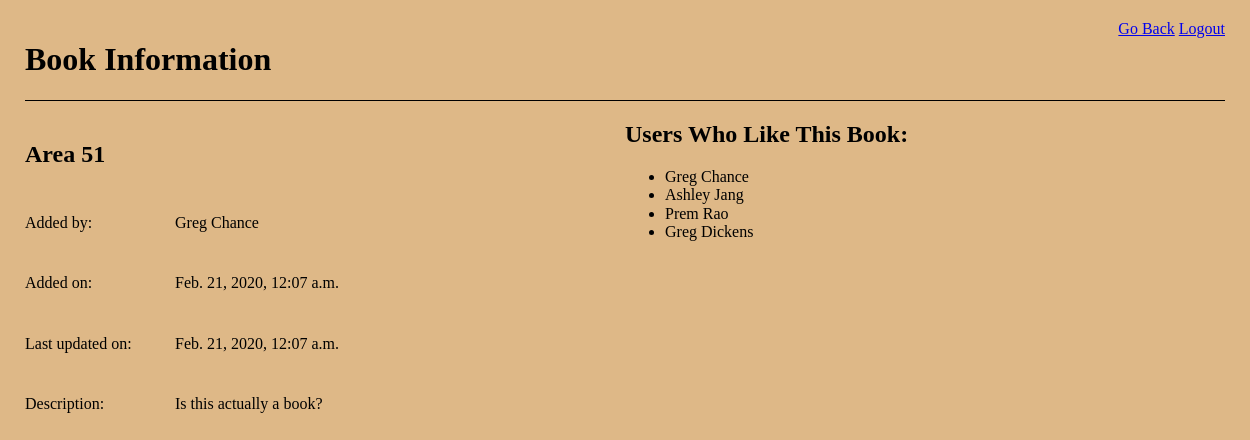
The app's page /book_info/5 with its own data.
### app_one/models.py (models this page shows)
class Book(models.Model):
    title = models.CharField(max_length=255)
    description = models.CharField(max_length=255)
    created_at = models.DateTimeField(auto_now_add=True)
    updated_at = models.DateTimeField(auto_now=True)
    added_user = models.ForeignKey(User, related_name="books_added", on_delete = models.CASCADE)
    favorite_users = models.ManyToManyField(User, related_name="favorite_books")
    objects = BookManager()

class User(models.Model):
    first_name = models.CharField(max_length=255)
    last_name = models.CharField(max_length=255)
    email = models.CharField(max_length=255)
    password = models.CharField(max_length=255)
    created_at = models.DateTimeField(auto_now_add=True)
    updated_at = models.DateTimeField(auto_now=True)
    objects = UserManager()

### app_one/views.py (the view)
# urls.py: path('book_info/<int:id>', views.book_info),
def book_info(request, id):
    context = {
        'book': Book.objects.get(id=id),
        'liked_users': User.objects.filter(favorite_books = Book.objects.get(id=id))
    }
    return render(request, 'books_info.html', context)

### app_one/templates/books_info.html (shortened to what this page needs)
<!DOCTYPE html>
<html lang="en">
<head>
    {% load static %}
    <link rel="stylesheet" href="{% static 'css/normalize.css' %}">
    <link rel="stylesheet" href="{% static 'css/style.css' %}">
</head>
<body>
    <div class="container">
        <div class="nav">
            <h1>Book Information</h1>
            <div>
                <a href="/books_dash">Go Back</a>
                <a href="/rd/logout">Logout</a>
            </div>
        </div>
        <div class="inner1">
            <div class="col left">
                <form class="books_info_form" action="/rd/edit_book/{{book.id}}" method="POST">
                {% if request.session.userid == book.added_user.id %}
                    <input class="leftinput" type="text" name="title" value="{{book.title}}">
                    {% else %}
                    <h2 class="leftinput">{{book.title}}</h2>
                    {% endif %}
                    <p>Added by:</p>
                    <p>{{book.added_user.first_name}} {{book.added_user.last_name}}</p>
                    <p>Added on:</p>
                    <p>{{book.created_at}}</p>
                    <p>Last updated on:</p>
                    <p>{{book.updated_at}}</p>
                    <p>Description:</p>
                    {% if request.session.userid == book.added_user.id %}
                    <textarea class="leftinput2" name="description" id="" cols="30" rows="10">{{book.description}}</textarea>
                    <input type="submit" value="Update">
                    <button type="submit" formaction="/rd/delete_book/{{book.id}}" value="Delete">Delete</button>
                    {% else %}
                    <p class="leftinput2">{{book.description}}</p>
                    {% endif %}
                </form>
            </div>
            <div class="col right">
                <h2>Users Who Like This Book:</h2>
                <ul>
                {% for user in liked_users %}
                    <li>{{user.first_name}} {{user.last_name}}</li>
                {% endfor %}
                </ul>
            </div>
        </div>
    </div>
</body>
</html>

### app_one/static/css/style.css (style rules this page uses)
body { background-color: burlywood; }
.container { width: 1200px; margin: auto; padding: 20px; }
.nav { display: grid; grid-template-columns: 1fr 1fr; border-bottom: 1px solid black; }
.nav div { justify-self: right; }
.inner1 { display: grid; grid-template-columns: 1fr 1fr; }
.inner1 form { display: grid; grid-template-columns: 150px .75fr; row-gap: 10px; }
.books_info_form { display: grid; margin: 20px 0 0 0; grid-template-columns: 150px .75fr; }
.leftinput { grid-column: 1/3; }

### records on screen
Book: title "Area 51", added_user.first_name "Greg", added_user.last_name "Chance", created_at "Feb. 21, 2020, 12:07 a.m.", updated_at "Feb. 21, 2020, 12:07 a.m.", description "Is this actually a book?"
User: first_name "Greg", last_name "Chance"
User: first_name "Ashley", last_name "Jang"
User: first_name "Prem", last_name "Rao"
User: first_name "Greg", last_name "Dickens"
